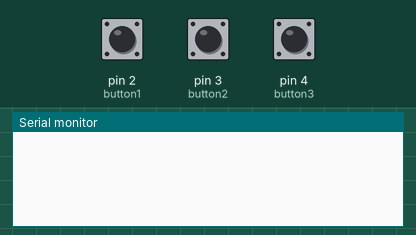
A sketch run on a simulated Arduino Uno, built with avr-gcc and run on an emulated ATmega328P. Shown: the last lines printed to the serial monitor. The test bench sets the inputs (shaded band); at power-on: pin 2 (button1) LOW, pin 4 (button3) LOW, pin 3 (button2) LOW.

Above: at 1.2 s.
1.3 s: pin 2 (button1) pulled HIGH for 0.15 s
At 2.1 s:
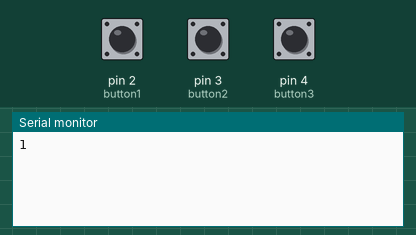
2.9 s: pin 4 (button3) pulled HIGH for 0.15 s
At 4.2 s:
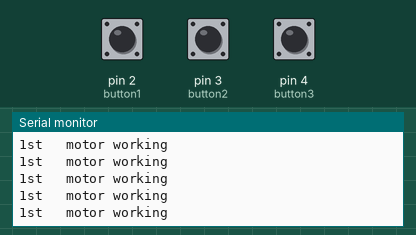
4.5 s: pin 3 (button2) pulled HIGH for 0.15 s
At 5.7 s:
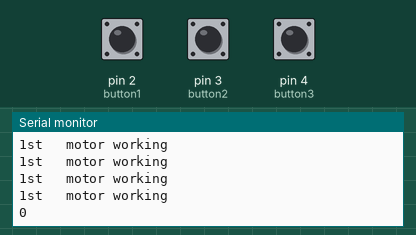
6.1 s: pin 4 (button3) pulled HIGH for 1 s
At 7.8 s:
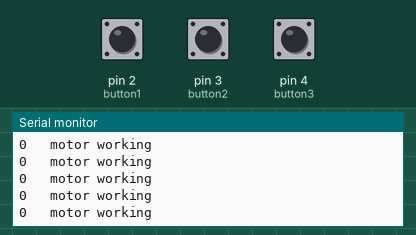
8.6 s: pin 3 (button2) pulled HIGH for 1 s
At 10.0 s:
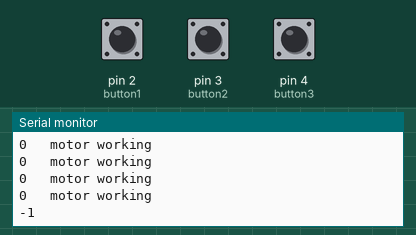
11.1 s: pin 4 (button3) driven HIGH
At 11.8 s:
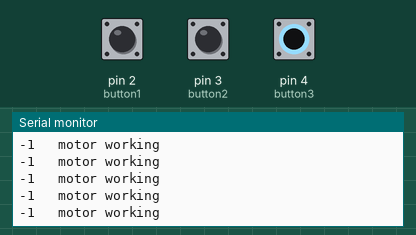

The sketch:

sketch_feb18a.ino
```cpp
int button1 = 2;
int button2 = 3;
int button3 = 4;
int bs1;
int bs2;
int bs3;
int t = 100;
int a = 0;


void setup() {
  Serial.begin(9600);
  pinMode(2, INPUT);
  pinMode(3, INPUT);
  pinMode(4, INPUT);


}

void loop() {

  bs1 = digitalRead(button1);
  bs2 = digitalRead(button2);
  bs3 = digitalRead(button3);


  while (bs1 == HIGH) {
    a = a + 1;
    Serial.println(a);
    while (bs1 == HIGH) { //The second while tells the button to JUST READ the button state when it is pressed constantly.
      bs1 = digitalRead(button1);
    }

  }
  while (bs2 == HIGH) {
    a = a - 1;
    Serial.println(a);
    while (bs2 == HIGH) {
      bs2 = digitalRead(button2);
    }
  }


  if (bs3 == HIGH) {
    Serial.print(a);

    if (a == 1) {

      Serial.print("st");
    }
    if (a == 2) {

      Serial.print("nd");
    }
    if (a == 3) {

      Serial.print("rd");
    }

    if (a > 3) {
      Serial.print("th");
    }
    Serial.println("   motor working");

  }
}
```

Measured:
- after the input at 1.3 s, the serial monitor: prints a new line at once (image 1)
- after the input at 2.9 s, the serial monitor: prints a new line at once (image 2)
- after the input at 4.5 s, the serial monitor: prints a new line at once (image 3)
- after the input at 6.1 s, the serial monitor: prints a new line at once (image 4)
- after the input at 8.6 s, the serial monitor: prints a new line at once (image 5)
- after the input at 11.1 s, the serial monitor: prints a new line at once (image 6)
